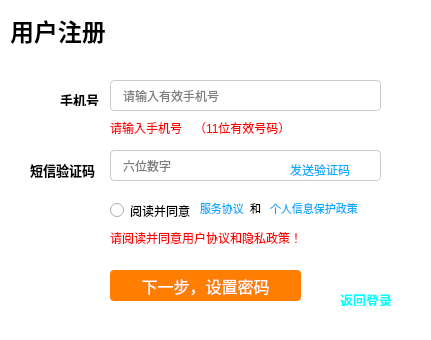
<?xml version="1.0" encoding="UTF-8"?>
<ui version="4.0">
 <class>Form</class>
 <widget class="QWidget" name="Form">
  <property name="geometry">
   <rect>
    <x>0</x>
    <y>0</y>
    <width>431</width>
    <height>340</height>
   </rect>
  </property>
  <property name="windowTitle">
   <string>Form</string>
  </property>
  <property name="styleSheet">
   <string notr="true">background-color: white;</string>
  </property>
  <widget class="QLabel" name="label_3">
   <property name="geometry">
    <rect>
     <x>10</x>
     <y>10</y>
     <width>161</width>
     <height>41</height>
    </rect>
   </property>
   <property name="text">
    <string>&lt;html&gt;&lt;head/&gt;&lt;body&gt;&lt;p&gt;&lt;span style=&quot; font-size:18pt; font-weight:700; color:#000000;&quot;&gt;用户注册&lt;/span&gt;&lt;/p&gt;&lt;/body&gt;&lt;/html&gt;</string>
   </property>
  </widget>
  <widget class="QStackedWidget" name="registerstackedWidget">
   <property name="geometry">
    <rect>
     <x>20</x>
     <y>70</y>
     <width>391</width>
     <height>241</height>
    </rect>
   </property>
   <property name="currentIndex">
    <number>0</number>
   </property>
   <widget class="QWidget" name="page">
    <widget class="QLabel" name="label">
     <property name="geometry">
      <rect>
       <x>40</x>
       <y>20</y>
       <width>41</width>
       <height>16</height>
      </rect>
     </property>
     <property name="text">
      <string>&lt;html&gt;&lt;head/&gt;&lt;body&gt;&lt;p&gt;&lt;span style=&quot; font-size:10pt; font-weight:700; color:#000000;&quot;&gt;手机号&lt;/span&gt;&lt;/p&gt;&lt;/body&gt;&lt;/html&gt;</string>
     </property>
    </widget>
    <widget class="QLineEdit" name="phoneEdit">
     <property name="geometry">
      <rect>
       <x>90</x>
       <y>10</y>
       <width>271</width>
       <height>31</height>
      </rect>
     </property>
     <property name="styleSheet">
      <string notr="true">QLineEdit {
    border: 1px solid #cccccc; /* 浅灰色边框（默认可见） */
    border-radius: 4px; /* 可选：圆角更美观 */
    padding: 0 10px; /* 可选：输入内容不贴边 */
    height: 40px; /* 可选：统一高度 */
}
QLineEdit:focus {
    border-color: #0066cc; /* 聚焦时变蓝色边框（更醒目） */
}</string>
     </property>
     <property name="placeholderText">
      <string>请输入有效手机号</string>
     </property>
    </widget>
    <widget class="QLabel" name="tip5Label">
     <property name="enabled">
      <bool>true</bool>
     </property>
     <property name="geometry">
      <rect>
       <x>90</x>
       <y>50</y>
       <width>231</width>
       <height>16</height>
      </rect>
     </property>
     <property name="styleSheet">
      <string notr="true">color: red; font-size: 12px; visibility: hidden;</string>
     </property>
     <property name="text">
      <string>手机号格式错误（11位有效号码）</string>
     </property>
    </widget>
    <widget class="QLineEdit" name="codeEdit">
     <property name="geometry">
      <rect>
       <x>90</x>
       <y>80</y>
       <width>271</width>
       <height>31</height>
      </rect>
     </property>
     <property name="styleSheet">
      <string notr="true">QLineEdit {
    border: 1px solid #cccccc; /* 浅灰色边框（默认可见） */
    border-radius: 4px; /* 可选：圆角更美观 */
    padding: 0 10px; /* 可选：输入内容不贴边 */
    height: 40px; /* 可选：统一高度 */
}
QLineEdit:focus {
    border-color: #0066cc; /* 聚焦时变蓝色边框（更醒目） */
}</string>
     </property>
     <property name="placeholderText">
      <string>六位数字</string>
     </property>
    </widget>
    <widget class="ClickableLabel" name="getcodeLabel1">
     <property name="geometry">
      <rect>
       <x>270</x>
       <y>90</y>
       <width>81</width>
       <height>20</height>
      </rect>
     </property>
     <property name="text">
      <string>&lt;html&gt;&lt;head/&gt;&lt;body&gt;&lt;p&gt;&lt;span style=&quot; color:#00aaff;&quot;&gt;发送验证码&lt;/span&gt;&lt;/p&gt;&lt;/body&gt;&lt;/html&gt;</string>
     </property>
    </widget>
    <widget class="QPushButton" name="pushButton_2">
     <property name="geometry">
      <rect>
       <x>90</x>
       <y>200</y>
       <width>191</width>
       <height>31</height>
      </rect>
     </property>
     <property name="styleSheet">
      <string notr="true">/* 登录按钮基础样式（橙色边框+橙色背景，搭配白色文字） */
QPushButton {
    /* 橙色边框：#ff7d00 是常用登录页橙色，可替换为 #ff9900（浅橙）、#ff6600（深橙） */
    border: 2px solid #ff7d00; 
    border-radius: 4px; /* 圆角（和输入框保持一致，更协调） */
    background-color: #ff7d00; /* 按钮背景色（和边框同色，一体化效果） */
    color: white; /* 文字白色 */
    font-size: 16px; /* 文字大小 */
    height: 44px; /* 按钮高度（和输入框呼应） */
}

/* 悬浮状态（边框加深+背景色变深，更有交互感） */
QPushButton:hover {
    border-color: #ff6600; /* 悬浮时边框深橙色 */
    background-color: #ff6600; /* 悬浮时背景深橙色 */
}

/* 点击状态（边框再加深+背景色压暗，模拟按压效果） */
QPushButton:pressed {
    border-color: #e65c00; /* 点击时边框更深橙色 */
    background-color: #e65c00; /* 点击时背景更深橙色 */
}

/* 禁用状态（可选：如果按钮需要禁用，边框和背景变灰色） */
QPushButton:disabled {
    border-color: #cccccc;
    background-color: #cccccc;
    color: #ffffff;
}</string>
     </property>
     <property name="text">
      <string>下一步，设置密码</string>
     </property>
    </widget>
    <widget class="QLabel" name="tip3Label">
     <property name="enabled">
      <bool>true</bool>
     </property>
     <property name="geometry">
      <rect>
       <x>90</x>
       <y>50</y>
       <width>91</width>
       <height>16</height>
      </rect>
     </property>
     <property name="styleSheet">
      <string notr="true">color: red; font-size: 12px; visibility: hidden;</string>
     </property>
     <property name="text">
      <string>请输入手机号</string>
     </property>
    </widget>
    <widget class="QLabel" name="label_2">
     <property name="geometry">
      <rect>
       <x>10</x>
       <y>90</y>
       <width>71</width>
       <height>20</height>
      </rect>
     </property>
     <property name="text">
      <string>&lt;html&gt;&lt;head/&gt;&lt;body&gt;&lt;p&gt;&lt;span style=&quot; font-size:10pt; font-weight:700; color:#000000;&quot;&gt;短信验证码&lt;/span&gt;&lt;/p&gt;&lt;/body&gt;&lt;/html&gt;</string>
     </property>
    </widget>
    <widget class="QRadioButton" name="radioButton">
     <property name="geometry">
      <rect>
       <x>90</x>
       <y>130</y>
       <width>124</width>
       <height>21</height>
      </rect>
     </property>
     <property name="text">
      <string>阅读并同意 </string>
     </property>
    </widget>
    <widget class="ClickableLabel" name="label_4">
     <property name="geometry">
      <rect>
       <x>180</x>
       <y>130</y>
       <width>61</width>
       <height>16</height>
      </rect>
     </property>
     <property name="text">
      <string>&lt;html&gt;&lt;head/&gt;&lt;body&gt;&lt;p&gt;&lt;span style=&quot; font-size:8pt; color:#00aaff;&quot;&gt;服务协议&lt;/span&gt;&lt;/p&gt;&lt;/body&gt;&lt;/html&gt;</string>
     </property>
    </widget>
    <widget class="QLabel" name="label_5">
     <property name="geometry">
      <rect>
       <x>230</x>
       <y>130</y>
       <width>16</width>
       <height>16</height>
      </rect>
     </property>
     <property name="text">
      <string>&lt;html&gt;&lt;head/&gt;&lt;body&gt;&lt;p&gt;&lt;span style=&quot; font-size:8pt; color:#000000;&quot;&gt;和&lt;/span&gt;&lt;/p&gt;&lt;/body&gt;&lt;/html&gt;</string>
     </property>
    </widget>
    <widget class="ClickableLabel" name="label_6">
     <property name="geometry">
      <rect>
       <x>250</x>
       <y>130</y>
       <width>88</width>
       <height>16</height>
      </rect>
     </property>
     <property name="text">
      <string>&lt;html&gt;&lt;head/&gt;&lt;body&gt;&lt;p&gt;&lt;span style=&quot; font-size:8pt; color:#00aaff;&quot;&gt;个人信息保护政策&lt;/span&gt;&lt;/p&gt;&lt;/body&gt;&lt;/html&gt;</string>
     </property>
    </widget>
    <widget class="QLabel" name="tip4Label">
     <property name="enabled">
      <bool>true</bool>
     </property>
     <property name="geometry">
      <rect>
       <x>90</x>
       <y>160</y>
       <width>231</width>
       <height>16</height>
      </rect>
     </property>
     <property name="styleSheet">
      <string notr="true">color: red; font-size: 12px; visibility: hidden;</string>
     </property>
     <property name="text">
      <string>请阅读并同意用户协议和隐私政策！</string>
     </property>
    </widget>
   </widget>
   <widget class="QWidget" name="page_2">
    <widget class="QLabel" name="label_7">
     <property name="geometry">
      <rect>
       <x>10</x>
       <y>10</y>
       <width>91</width>
       <height>16</height>
      </rect>
     </property>
     <property name="text">
      <string>&lt;html&gt;&lt;head/&gt;&lt;body&gt;&lt;p&gt;&lt;span style=&quot; color:#000000;&quot;&gt;注册手机号     &lt;/span&gt;&lt;/p&gt;&lt;/body&gt;&lt;/html&gt;</string>
     </property>
    </widget>
    <widget class="QLabel" name="label_8">
     <property name="geometry">
      <rect>
       <x>50</x>
       <y>50</y>
       <width>41</width>
       <height>16</height>
      </rect>
     </property>
     <property name="text">
      <string>&lt;html&gt;&lt;head/&gt;&lt;body&gt;&lt;p&gt;&lt;span style=&quot; font-size:10pt; font-weight:700; color:#000000;&quot;&gt;密码&lt;/span&gt;&lt;/p&gt;&lt;/body&gt;&lt;/html&gt;</string>
     </property>
    </widget>
    <widget class="QLabel" name="label_9">
     <property name="geometry">
      <rect>
       <x>30</x>
       <y>110</y>
       <width>71</width>
       <height>16</height>
      </rect>
     </property>
     <property name="text">
      <string>&lt;html&gt;&lt;head/&gt;&lt;body&gt;&lt;p&gt;&lt;span style=&quot; font-size:10pt; font-weight:700; color:#000000;&quot;&gt;确认密码&lt;/span&gt;&lt;/p&gt;&lt;/body&gt;&lt;/html&gt;</string>
     </property>
    </widget>
    <widget class="QLineEdit" name="pwdEdit">
     <property name="enabled">
      <bool>true</bool>
     </property>
     <property name="geometry">
      <rect>
       <x>100</x>
       <y>40</y>
       <width>271</width>
       <height>31</height>
      </rect>
     </property>
     <property name="styleSheet">
      <string notr="true">QLineEdit {
    border: 1px solid #cccccc; /* 浅灰色边框（默认可见） */
    border-radius: 4px; /* 可选：圆角更美观 */
    padding: 0 10px; /* 可选：输入内容不贴边 */
    height: 40px; /* 可选：统一高度 */
}
QLineEdit:focus {
    border-color: #0066cc; /* 聚焦时变蓝色边框（更醒目） */
}</string>
     </property>
     <property name="echoMode">
      <enum>QLineEdit::EchoMode::Password</enum>
     </property>
     <property name="placeholderText">
      <string>8-20位字母、数字和符号</string>
     </property>
    </widget>
    <widget class="QLineEdit" name="pwdEdit_2">
     <property name="geometry">
      <rect>
       <x>100</x>
       <y>100</y>
       <width>271</width>
       <height>31</height>
      </rect>
     </property>
     <property name="styleSheet">
      <string notr="true">QLineEdit {
    border: 1px solid #cccccc; /* 浅灰色边框（默认可见） */
    border-radius: 4px; /* 可选：圆角更美观 */
    padding: 0 10px; /* 可选：输入内容不贴边 */
    height: 40px; /* 可选：统一高度 */
}
QLineEdit:focus {
    border-color: #0066cc; /* 聚焦时变蓝色边框（更醒目） */
}</string>
     </property>
     <property name="echoMode">
      <enum>QLineEdit::EchoMode::Password</enum>
     </property>
     <property name="placeholderText">
      <string>再次输入密码</string>
     </property>
    </widget>
    <widget class="QPushButton" name="pushButton_3">
     <property name="geometry">
      <rect>
       <x>100</x>
       <y>170</y>
       <width>161</width>
       <height>31</height>
      </rect>
     </property>
     <property name="styleSheet">
      <string notr="true">/* 登录按钮基础样式（橙色边框+橙色背景，搭配白色文字） */
QPushButton {
    /* 橙色边框：#ff7d00 是常用登录页橙色，可替换为 #ff9900（浅橙）、#ff6600（深橙） */
    border: 2px solid #ff7d00; 
    border-radius: 4px; /* 圆角（和输入框保持一致，更协调） */
    background-color: #ff7d00; /* 按钮背景色（和边框同色，一体化效果） */
    color: white; /* 文字白色 */
    font-size: 16px; /* 文字大小 */
    height: 44px; /* 按钮高度（和输入框呼应） */
}

/* 悬浮状态（边框加深+背景色变深，更有交互感） */
QPushButton:hover {
    border-color: #ff6600; /* 悬浮时边框深橙色 */
    background-color: #ff6600; /* 悬浮时背景深橙色 */
}

/* 点击状态（边框再加深+背景色压暗，模拟按压效果） */
QPushButton:pressed {
    border-color: #e65c00; /* 点击时边框更深橙色 */
    background-color: #e65c00; /* 点击时背景更深橙色 */
}

/* 禁用状态（可选：如果按钮需要禁用，边框和背景变灰色） */
QPushButton:disabled {
    border-color: #cccccc;
    background-color: #cccccc;
    color: #ffffff;
}</string>
     </property>
     <property name="text">
      <string>完成</string>
     </property>
    </widget>
    <widget class="QLabel" name="phoneshow">
     <property name="geometry">
      <rect>
       <x>80</x>
       <y>10</y>
       <width>141</width>
       <height>16</height>
      </rect>
     </property>
     <property name="styleSheet">
      <string notr="true">color: black;</string>
     </property>
     <property name="midLineWidth">
      <number>-2</number>
     </property>
     <property name="text">
      <string>&lt;html&gt;&lt;head/&gt;&lt;body&gt;&lt;p&gt;&lt;br/&gt;&lt;/p&gt;&lt;/body&gt;&lt;/html&gt;</string>
     </property>
    </widget>
    <widget class="QLabel" name="tip6Label">
     <property name="enabled">
      <bool>true</bool>
     </property>
     <property name="geometry">
      <rect>
       <x>100</x>
       <y>80</y>
       <width>301</width>
       <height>16</height>
      </rect>
     </property>
     <property name="styleSheet">
      <string notr="true">color: red; font-size: 12px; visibility: hidden;</string>
     </property>
     <property name="text">
      <string>密码格式错误（必须是8-20位包含字母，数字和符号）</string>
     </property>
    </widget>
    <widget class="QLabel" name="tip7Label">
     <property name="enabled">
      <bool>true</bool>
     </property>
     <property name="geometry">
      <rect>
       <x>100</x>
       <y>140</y>
       <width>301</width>
       <height>16</height>
      </rect>
     </property>
     <property name="styleSheet">
      <string notr="true">color: red; font-size: 12px; visibility: hidden;</string>
     </property>
     <property name="text">
      <string>两次密码输入不一致！</string>
     </property>
    </widget>
    <widget class="ClickableLabel" name="backLabel">
     <property name="geometry">
      <rect>
       <x>100</x>
       <y>220</y>
       <width>81</width>
       <height>16</height>
      </rect>
     </property>
     <property name="text">
      <string>&lt;html&gt;&lt;head/&gt;&lt;body&gt;&lt;p&gt;&lt;span style=&quot; font-size:10pt; color:#adadad;&quot;&gt;&amp;lt;返回上一步&lt;/span&gt;&lt;/p&gt;&lt;/body&gt;&lt;/html&gt;</string>
     </property>
    </widget>
   </widget>
  </widget>
  <widget class="ClickableLabel" name="backLabel_2">
   <property name="geometry">
    <rect>
     <x>340</x>
     <y>290</y>
     <width>81</width>
     <height>16</height>
    </rect>
   </property>
   <property name="text">
    <string>&lt;html&gt;&lt;head/&gt;&lt;body&gt;&lt;p&gt;&lt;span style=&quot; font-size:10pt; font-weight:700; color:#00ffff;&quot;&gt;返回登录&lt;/span&gt;&lt;/p&gt;&lt;/body&gt;&lt;/html&gt;</string>
   </property>
  </widget>
  <zorder>registerstackedWidget</zorder>
  <zorder>label_3</zorder>
  <zorder>backLabel_2</zorder>
 </widget>
 <customwidgets>
  <customwidget>
   <class>ClickableLabel</class>
   <extends>QLabel</extends>
   <header location="global">clickablelabel.h</header>
   <slots>
    <signal>clicked()</signal>
    <slot>on_switchLabel_clicked()</slot>
   </slots>
  </customwidget>
 </customwidgets>
 <resources/>
 <connections/>
</ui>
